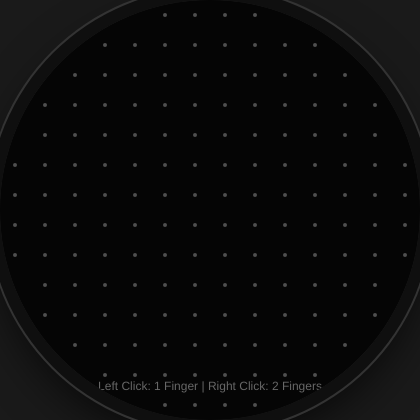
Frame 1 (no input)
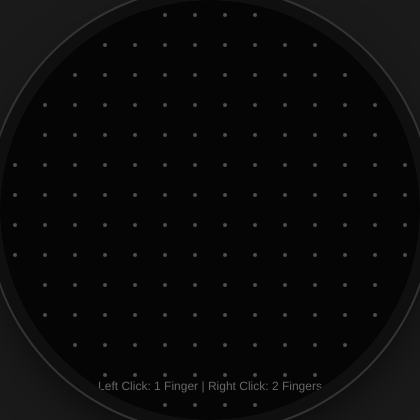
Frame 60 (no input)
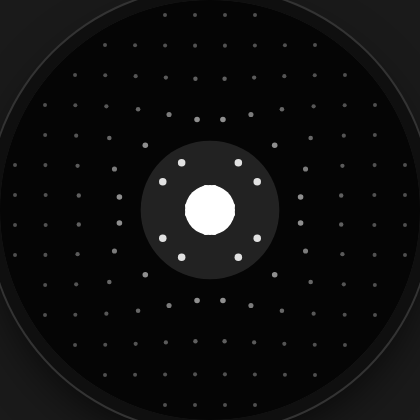
Frame 120 (the mouse pressed at the canvas centre since frame 60)

The p5.js sketch that drew these frames (run headless with seeded random() and noise() and a simulated clock; from frame 60 on, the mouse is pressed at the canvas centre):

// p5.js sketch
// ── sketch.js
// Configuration
const SPACING = 30; // Distance between dots
const BASE_RADIUS = 150; // Starting radius
const BASE_FORCE = 3; // Starting force

// Physics Constants for interpolation
const FAST_STIFFNESS = 0.05;
const FAST_DAMPING = 0.9;
const SLOW_STIFFNESS = 0.05;
const SLOW_DAMPING = 0.2;

let particles = [];
let cols, rows;

// Animation & Logic State
let interactionAnim = 0;
let pressDuration = 0; // Counts frames the mouse is held
const MAX_PRESS_FRAMES = 120; // Max charge time

function setup() {
  // Fixed size canvas (Watch face dimensions)
  let cnv = createCanvas(420, 420);

  // --- CENTERING LOGIC ---
  let body = document.querySelector("body");
  body.style.margin = "0";
  body.style.padding = "0";
  body.style.display = "flex";
  body.style.justifyContent = "center";
  body.style.alignItems = "center";
  body.style.height = "100vh";
  body.style.backgroundColor = "#1a1a1a"; // Dark gray background
  body.style.overflow = "hidden";

  // Watch interface styling
  cnv.style("border-radius", "50%");
  cnv.style(
    "box-shadow",
    "0 0 0 12px #0f0f0f, 0 0 0 14px #333, 0 20px 50px rgba(0,0,0,0.8)",
  );

  // Disable context menu for right-click interaction
  document.oncontextmenu = function () {
    return false;
  };

  noStroke();
  noCursor();
  initParticles();
}

function initParticles() {
  particles = [];
  cols = ceil(width / SPACING);
  rows = ceil(height / SPACING);

  let startX = (width - (cols - 1) * SPACING) / 2;
  let startY = (height - (rows - 1) * SPACING) / 2;

  for (let i = 0; i < cols; i++) {
    for (let j = 0; j < rows; j++) {
      let x = startX + i * SPACING;
      let y = startY + j * SPACING;

      // Only add particles if they are inside the watch circle (optional visual polish)
      if (dist(x, y, width / 2, height / 2) < width / 2 - 5) {
        particles.push(new Particle(x, y));
      }
    }
  }
}

function draw() {
  background(5, 5, 5); // Pitch black/very dark background

  // --- INPUT HANDLING ---
  let interactionPoints = [];

  if (mouseIsPressed) {
    if (mouseButton === RIGHT) {
      // Simulating two fingers with a fixed offset (Right Click)
      interactionPoints.push({ x: mouseX - 25, y: mouseY + 8 });
      interactionPoints.push({ x: mouseX + 25, y: mouseY - 8 });
    } else {
      // Single finger (Left Click)
      interactionPoints.push({ x: mouseX, y: mouseY });
    }
  }

  // --- DYNAMIC PHYSICS LOGIC ---
  if (mouseIsPressed) {
    // Check if the mouse is moving
    let movement = dist(mouseX, mouseY, pmouseX, pmouseY);

    // If moving significantly (> 1.5 pixels/frame), treat as dragging (reset charge)
    if (movement > 1.5) {
      if (pressDuration > 0) pressDuration -= 5;
    } else {
      pressDuration++;
    }

    if (pressDuration > MAX_PRESS_FRAMES) pressDuration = MAX_PRESS_FRAMES;
    if (pressDuration < 0) pressDuration = 0;
  } else {
    // Release Logic: Decay FAST
    if (pressDuration > 0) pressDuration -= 10;
    if (pressDuration < 0) pressDuration = 0;
  }

  // Calculate Transition Factor
  let progress = map(pressDuration, 0, 60, 0, 1);
  progress = constrain(progress, 0, 1);

  // Interpolate Physics
  let currentStiffness = lerp(FAST_STIFFNESS, SLOW_STIFFNESS, progress);
  let currentDamping = lerp(FAST_DAMPING, SLOW_DAMPING, progress);

  // Interpolate Max Scale
  let currentMaxScale = lerp(7, 2, progress);

  // Dynamic Interaction Radius & Force
  let currentRadius = map(
    pressDuration,
    0,
    MAX_PRESS_FRAMES,
    BASE_RADIUS,
    BASE_RADIUS * 2.0,
  );
  let currentForce = map(
    pressDuration,
    0,
    MAX_PRESS_FRAMES,
    BASE_FORCE,
    BASE_FORCE * 4.0,
  );

  // --- VISUALIZATION ---
  if (mouseIsPressed) {
    interactionAnim = lerp(interactionAnim, 1, 0.1);
  } else {
    interactionAnim = 0;
  }

  // 1. Draw solid white circles (Touch Indicators)
  if (interactionAnim > 0.01) {
    let targetSize = map(interactionAnim, 0, 1, 30, 50);

    fill(255);
    if (mouseIsPressed) {
      for (let pt of interactionPoints) {
        ellipse(pt.x, pt.y, targetSize);
      }
    } else {
      // Fade out single circle at last known position
      ellipse(mouseX, mouseY, targetSize);
    }
  }

  // 2. NEW: Semi-transparent growing circle (Long Press Effect)
  if (pressDuration > 10 && mouseIsPressed) {
    // Grow from 60px to 220px based on charge
    let growSize = map(pressDuration, 0, MAX_PRESS_FRAMES, 60, 220);

    fill(255, 30); // Low opacity
    for (let pt of interactionPoints) {
      ellipse(pt.x, pt.y, growSize);
    }
  }

  // --- PARTICLE UPDATE ---
  for (let p of particles) {
    p.update(
      interactionPoints,
      currentRadius,
      currentForce,
      currentStiffness,
      currentDamping,
    );
    p.show(currentMaxScale);
  }

  // Optional: Draw a subtle instruction text inside the canvas
  if (!mouseIsPressed && frameCount < 300) {
    fill(255, 100);
    textAlign(CENTER);
    textSize(12);
    text(
      "Left Click: 1 Finger | Right Click: 2 Fingers",
      width / 2,
      height - 30,
    );
  }
}

class Particle {
  constructor(x, y) {
    this.baseX = x;
    this.baseY = y;
    this.x = x;
    this.y = y;
    this.vx = 0;
    this.vy = 0;
    this.baseSize = 4;
  }

  update(interactionPoints, activeRadius, activeForce, k, d) {
    // 1. Interaction (Loop through all points)
    for (let pt of interactionPoints) {
      let distToPoint = dist(pt.x, pt.y, this.x, this.y);

      if (distToPoint < activeRadius) {
        let angle = atan2(this.y - pt.y, this.x - pt.x);
        let normalizedDist = distToPoint / activeRadius;

        // Accumulate force from each finger
        let force = -1 * activeForce * pow(1 - normalizedDist, 3);

        this.vx += cos(angle) * force;
        this.vy += sin(angle) * force;
      }
    }

    // 2. Spring Force
    let dx = this.baseX - this.x;
    let dy = this.baseY - this.y;

    this.vx += dx * k;
    this.vy += dy * k;

    // 3. Damping
    this.vx *= d;
    this.vy *= d;

    // 4. Update Position
    this.x += this.vx;
    this.y += this.vy;
  }

  show(maxScale) {
    let d = dist(this.x, this.y, this.baseX, this.baseY);

    let maxDisplacement = 40;

    let scaleLimit = maxScale || 7;
    let sizeMap = map(d, 0, maxDisplacement, 1, scaleLimit);
    sizeMap = constrain(sizeMap, 1, scaleLimit);

    let alphaMap = map(d, 0, maxDisplacement, 76, 255);
    alphaMap = constrain(alphaMap, 76, 255);

    fill(255, 255, 255, alphaMap);
    ellipse(this.x, this.y, this.baseSize * sizeMap);
  }
}

// ── canvas.html
<!doctype html>
<html lang="en">
  <head>
    <meta charset="utf-8" />
    <title>Trackpad Interface - Attraction · Xianlin Lu</title>
    <link rel="stylesheet" href="style.css" />
    <script src="../vendor/p5.min.js"></script>
  </head>
  <body>
    <main></main>
    <script src="sketch.js"></script>
  </body>
</html>
